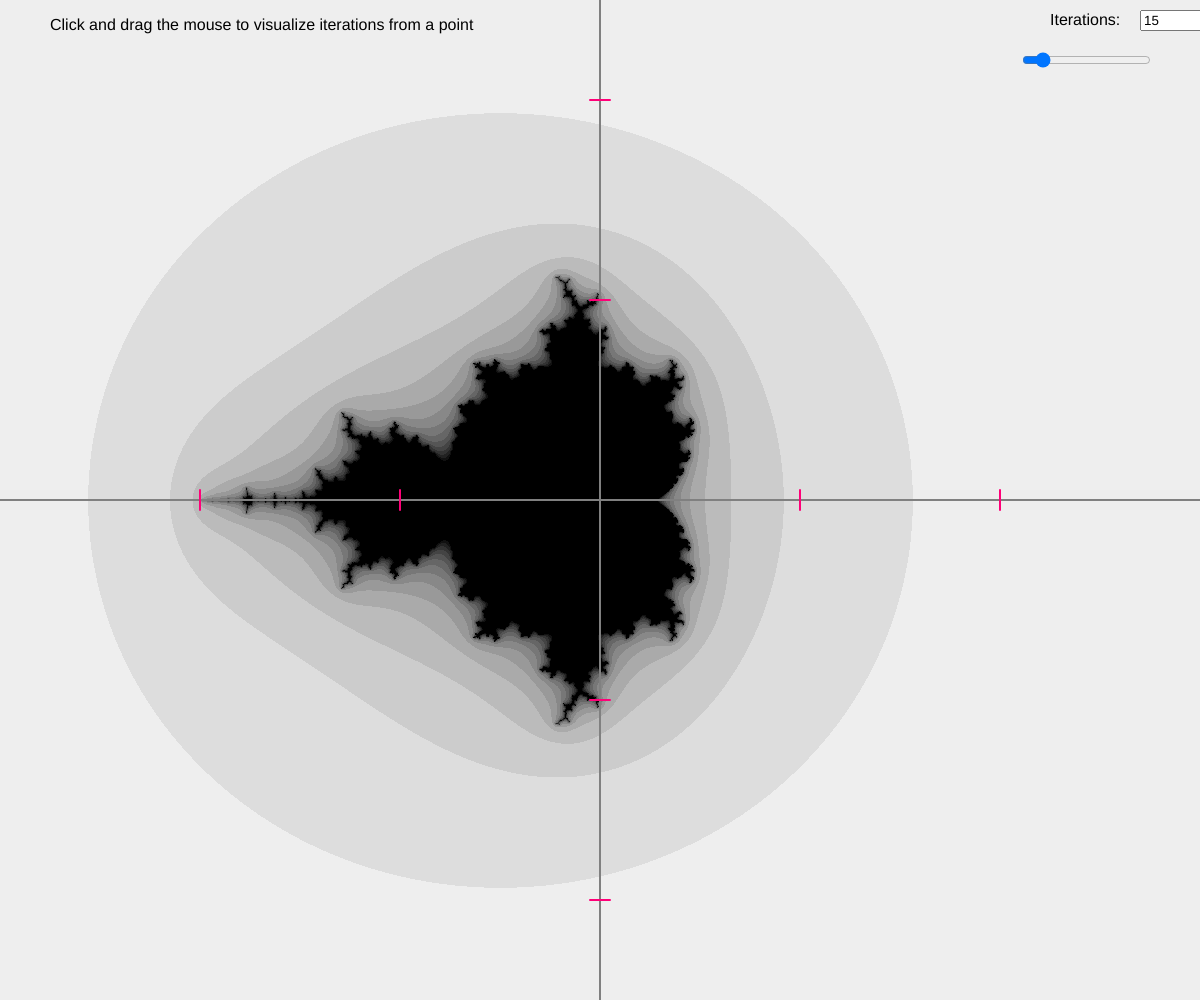
Frame 1 (no input)
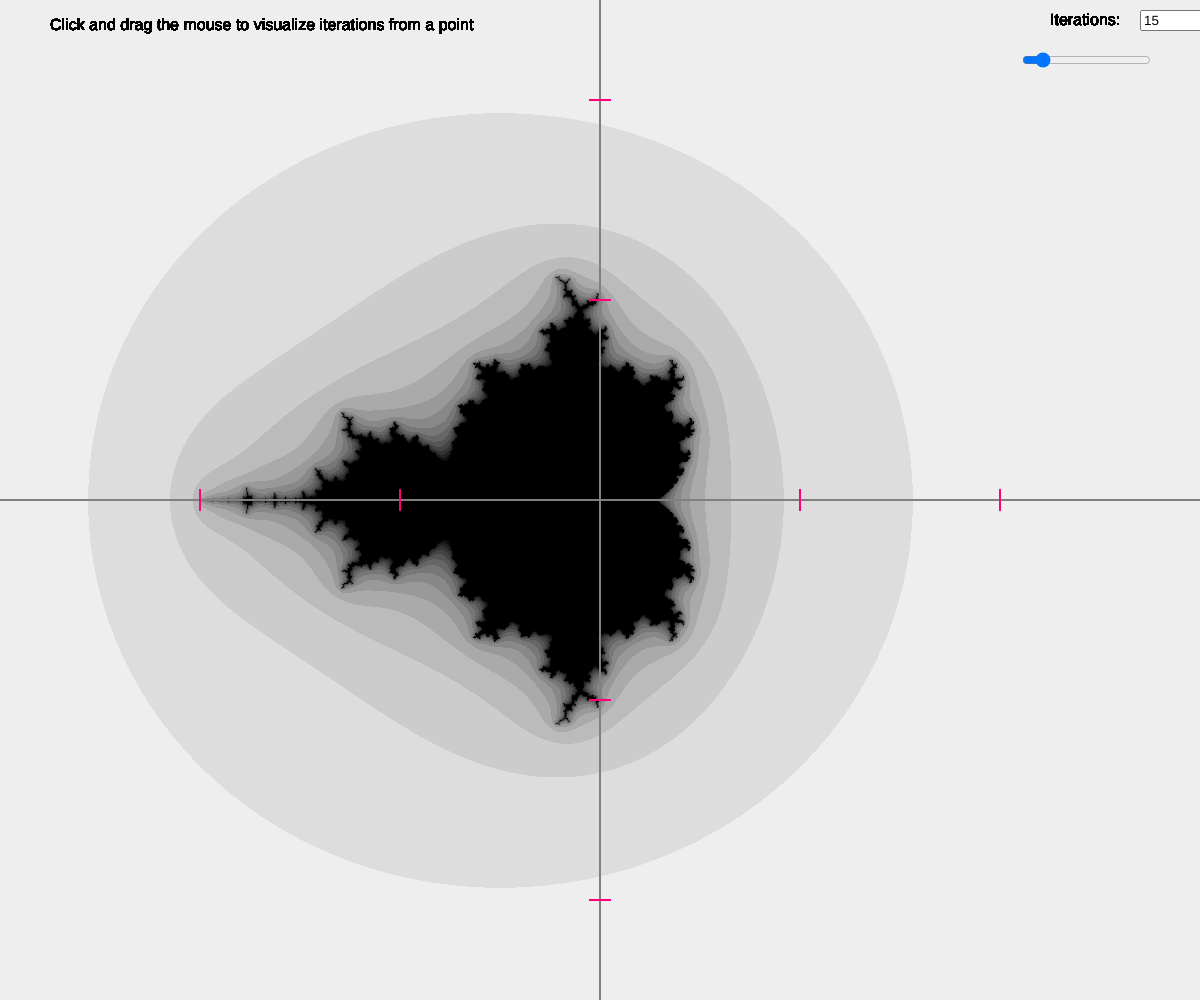
Frame 60 (no input)
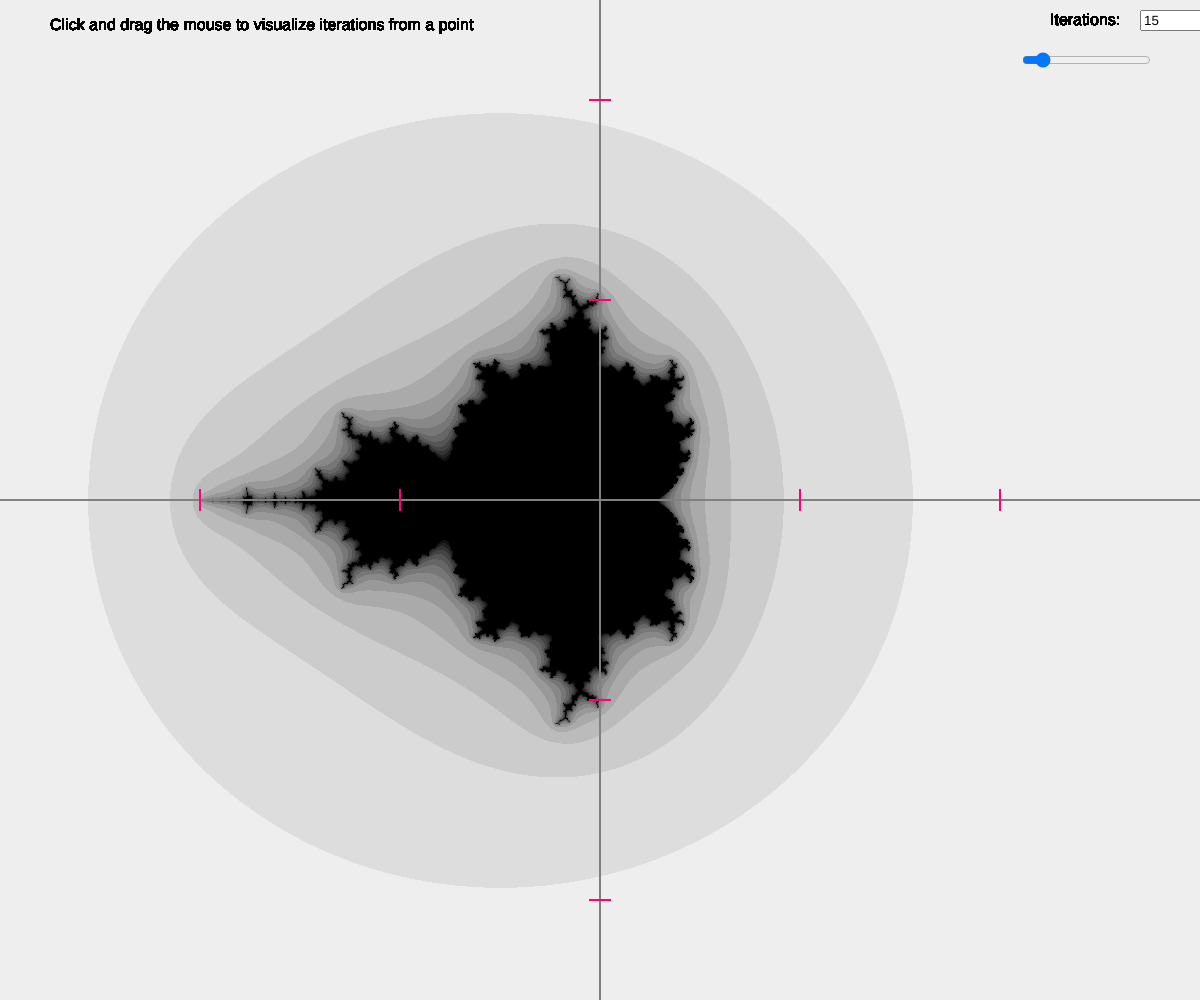
Frame 120 (the mouse pressed at the canvas centre since frame 60)

The p5.js sketch that drew these frames (run headless with seeded random() and noise() and a simulated clock; from frame 60 on, the mouse is pressed at the canvas centre):

// p5.js sketch
// ── sketch.js
let axisScale = 200;
let maxIteration = 15;
let circleSize = 10;
let ox, oy;
let iterationInput, scaleSlider;

function setup() {
    createCanvas(windowWidth, windowHeight);
    pixelDensity(1);

    ox = Math.floor(width / 2);
    oy = Math.floor(height / 2);

    iterationInput = createInput()
        .position(width - 60, 10)
        .attribute("type", "number")
        .attribute("size", 3)
        .value(15)
        .input(() => (maxIteration = iterationInput.value()));

    scaleSlider = createSlider(100, 1000, 200, 20).position(width - 180, 50);

    loadPixels();

    for (let i = 0; i < width; i++) {
        for (let j = 0; j < height; j++) {
            const x = map(i, 0, width, -ox / axisScale, ox / axisScale);
            const y = map(j, 0, height, oy / axisScale, -oy / axisScale);

            let cx = x;
            let cy = y;
            let iteration = 0;
            let brightness;

            while (iteration < maxIteration) {
                const xx = cx * cx - cy * cy;
                const yy = 2 * cx * cy;

                cx = x + xx;
                cy = y + yy;

                if (dist(0, 0, xx, yy) > 16) {
                    inside = false;
                    break;
                }

                iteration++;
            }

            brightness = map(iteration, 0, maxIteration, 255, 0);

            const index = (i + j * width) * 4;

            pixels[index + 0] = brightness;
            pixels[index + 1] = brightness;
            pixels[index + 2] = brightness;
            pixels[index + 3] = 255;
        }
    }

    updatePixels();
}

function draw() {
    drawAxis();

    noStroke();
    fill(0);
    textSize(16);
    text("Iterations: ", width - 150, 25);
    text(
        "Click and drag the mouse to visualize iterations from a point",
        50,
        30
    );

    axisScale = scaleSlider.value();
}

function drawAxis() {
    strokeWeight(2);
    stroke("#808080");
    line(0, oy, width, oy);
    line(ox, 0, ox, height);

    stroke("#ff0178");
    for (let x = ox + axisScale; x < width; x += axisScale) {
        line(x, oy - 10, x, oy + 10);
    }

    for (let x = ox - axisScale; x > 0; x -= axisScale) {
        line(x, oy - 10, x, oy + 10);
    }

    for (let y = oy + axisScale; y < height; y += axisScale) {
        line(ox - 10, y, ox + 10, y);
    }

    for (let y = oy - axisScale; y > 0; y -= axisScale) {
        line(ox - 10, y, ox + 10, y);
    }
}

function mouseDragged() {
    clear();

    const x = map(mouseX, 0, width, -ox / axisScale, ox / axisScale);
    const y = map(mouseY, 0, height, oy / axisScale, -oy / axisScale);

    stroke("#808080");
    line(ox, oy, mouseX, mouseY);

    stroke("#ff0178");
    fill("#ffffff");
    circle(mouseX, mouseY, circleSize);

    let cx = x;
    let cy = y;

    for (let i = 0; i < maxIteration; i++) {
        const px = cx;
        const py = cy;

        const xx = cx * cx - cy * cy;
        const yy = 2 * cx * cy;

        cx = x + xx;
        cy = y + yy;

        stroke("#808080");
        line(...scaleXY(cx, cy), ...scaleXY(px, py));

        stroke("#ff0178");
        circle(...scaleXY(cx, cy), circleSize);
    }
}

function scaleXY(x, y) {
    const sx = ox + x * axisScale;
    const sy = oy - y * axisScale;

    return [sx, sy];
}
